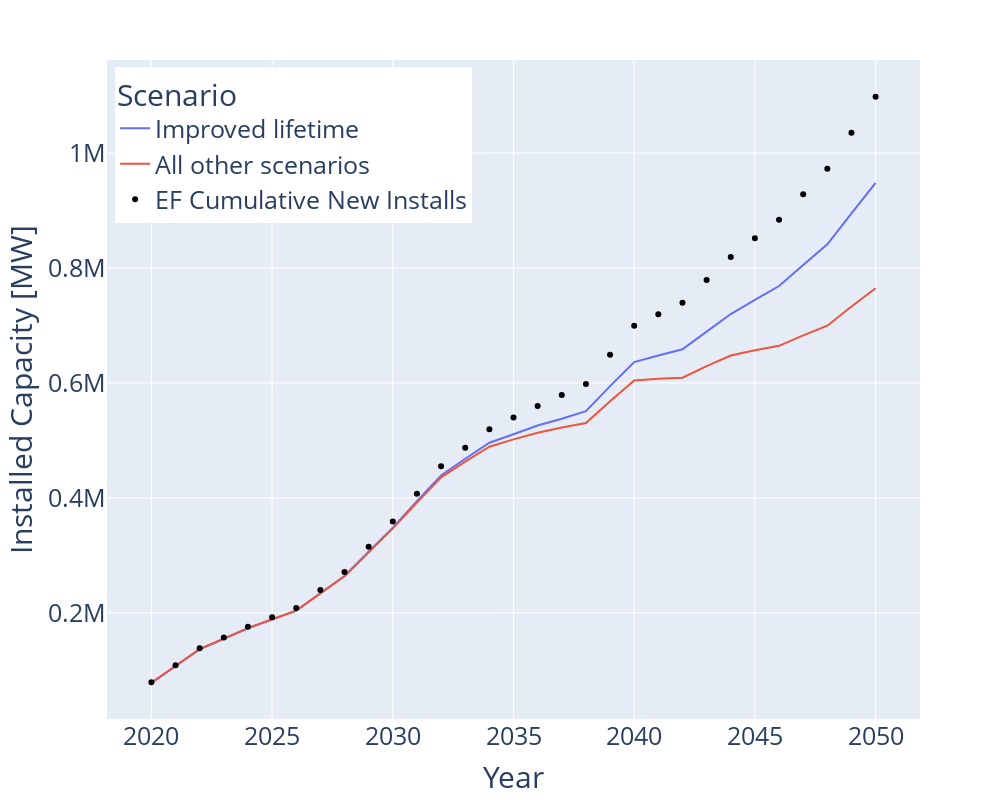

Notebook cell for this chart:
### Code cell
filter_col = [col for col in UScum if (col.startswith('Capacity_ABM_Simulation1'))]
df = UScum[filter_col]
df = df.set_axis(pretty_scenarios, axis=1)
df['year'] = list(range(1995,2051))
df = df.melt(id_vars = 'year')
df = df[df.year.isin(list(range(2020,2051)))]
df = df[df.variable.isin(['ABM baseline','Improved lifetime'])]
df["variable"].replace({"ABM baseline": "All other scenarios"}, inplace=True)
fig1 = px.line(df, x='year', y='value', color = 'variable', labels={
                     "year": "Year",
                     "value": "Installed Capacity [MW]",
                    "variable" :"Scenario"
                 })
fig1.update_layout(#title_text='Simulations 1 & 2: Installed Capacity', title_x=0.5, #stays same for both simulation
height = 800, width = 1000)
fig1.update_layout(font=dict(size=25))
fig1.update_layout(legend=dict(
    yanchor="top",
    y=0.99,
    xanchor="left",
    x=0.01
))
ef_values = list(r2.scenario['standard_PVICE'].data['new_Installed_Capacity_[MW]'].cumsum()[25:].values)
fig1.add_trace(go.Scatter(x=list(range(2020,2051)), y=ef_values,
                    mode='markers',
                    name='EF Cumulative New Installs',
                    marker_color = 'black')) 
fig1.show()

### Figure 1 — Plotly figure (JSON) as saved in the notebook; plotly's stock layout.template omitted (floating-point values rounded to 4 significant figures)
{"data": [{"hovertemplate": "Scenario=Improved lifetime<br>Year=%{x}<br>Installed Capacity [MW]=%{y}<extra></extra>", "legendgroup": "Improved lifetime", "line": {"color": "#636efa", "dash": "solid"}, "mode": "lines", "name": "Improved lifetime", "orientation": "v", "showlegend": true, "type": "scatter", "x": [2020, 2021, 2022, 2023, 2024, 2025, 2026, 2027, 2028, 2029, 2030, 2031, 2032, 2033, 2034, 2035, 2036, 2037, 2038, 2039, 2040, 2041, 2042, 2043, 2044, 2045, 2046, 2047, 2048, 2049, 2050], "xaxis": "x", "y": [78250.0, 107500.0, 136700.0, 155000.0, 173100.0, 188500.0, 203800.0, 234000.0, 264000.0, 306400.0, 348300.0, 394100.0, 439200.0, 468000.0, 495900.0, 510800.0, 526000.0, 537800.0, 550800.0, 594500.0, 636400.0, 647700.0, 658700.0, 689300.0, 719900.0, 744500.0, 768700.0, 805200.0, 841300.0, 895100.0, 948200.0], "yaxis": "y"}, {"hovertemplate": "Scenario=All other scenarios<br>Year=%{x}<br>Installed Capacity [MW]=%{y}<extra></extra>", "legendgroup": "All other scenarios", "line": {"color": "#EF553B", "dash": "solid"}, "mode": "lines", "name": "All other scenarios", "orientation": "v", "showlegend": true, "type": "scatter", "x": [2020, 2021, 2022, 2023, 2024, 2025, 2026, 2027, 2028, 2029, 2030, 2031, 2032, 2033, 2034, 2035, 2036, 2037, 2038, 2039, 2040, 2041, 2042, 2043, 2044, 2045, 2046, 2047, 2048, 2049, 2050], "xaxis": "x", "y": [78480.0, 107800.0, 137000.0, 155300.0, 173500.0, 188800.0, 203900.0, 233900.0, 263600.0, 305600.0, 346900.0, 391800.0, 435800.0, 463000.0, 489100.0, 501800.0, 513300.0, 522600.0, 530400.0, 568200.0, 604200.0, 607500.0, 609100.0, 629300.0, 647700.0, 657000.0, 664600.0, 682900.0, 699600.0, 732900.0, 764700.0], "yaxis": "y"}, {"marker": {"color": "black"}, "mode": "markers", "name": "EF Cumulative New Installs", "type": "scatter", "x": [2020, 2021, 2022, 2023, 2024, 2025, 2026, 2027, 2028, 2029, 2030, 2031, 2032, 2033, 2034, 2035, 2036, 2037, 2038, 2039, 2040, 2041, 2042, 2043, 2044, 2045, 2046, 2047, 2048, 2049, 2050], "y": [79170.0, 108700.0, 138200.0, 157100.0, 176000.0, 192200.0, 208500.0, 239700.0, 271000.0, 315000.0, 358900.0, 407000.0, 455100.0, 487400.0, 519700.0, 539700.0, 559800.0, 579100.0, 598400.0, 649000.0, 699600.0, 719500.0, 739400.0, 779300.0, 819200.0, 851600.0, 884000.0, 928500.0, 972900.0, 1035000.0, 1098000.0]}], "layout": {"font": {"size": 25}, "height": 800, "legend": {"title": {"text": "Scenario"}, "tracegroupgap": 0, "x": 0.01, "xanchor": "left", "y": 0.99, "yanchor": "top"}, "margin": {"t": 60}, "width": 1000, "xaxis": {"anchor": "y", "domain": [0, 1], "title": {"text": "Year"}}, "yaxis": {"anchor": "x", "domain": [0, 1], "title": {"text": "Installed Capacity [MW]"}}}}
